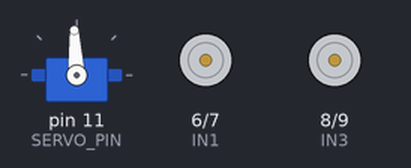
The sketch below on a simulated Arduino Uno, built with avr-gcc and run on an emulated ATmega328P. On the bench: servo, motor-driver pin pairs drawn as motors (green arrow = first pin HIGH = forward, orange = second pin HIGH = backward, longer = more drive, scaled by the enable pin). What the sketch prints to the serial monitor is not drawn.

Above: at 0.1 s.
At 1.4 s:
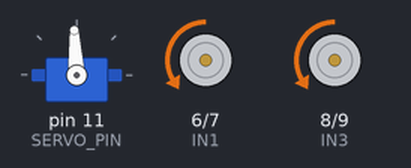
At 2.1 s:
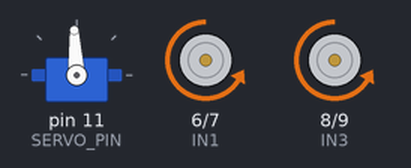
Timing chart, 0 to 3.6 s (numbered marks = the images above):
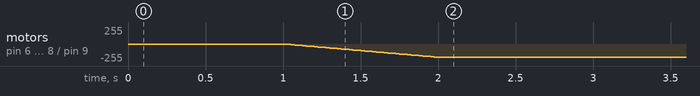

The sketch:

Ex_3_Smooth_obstacle_avoidance.ino
```cpp
// Arduino Smart Car - Closed-Loop Control Demo
// This code makes the robot move more smoothly.
// If it sees an obstacle in front, it slows down, looks left and right using a servo,
// compares the distances, and turns toward the clearer (more open) side to continue driving.


#include <ServoTimer2.h>

// Pin definitions
#define ENA 5
#define IN1 6
#define IN2 7
#define IN3 8
#define IN4 9
#define ENB 10

#define TRIG_PIN 12
#define ECHO_PIN 13
#define SERVO_PIN 11

//Servo declaration
ServoTimer2 servo;

// Constants
#define TURN_RATIO 0.25
#define OBSTACLE_THRESHOLD 30  // Stop distance (cm)
#define SLOW_DOWN_DISTANCE 50  // Slow down threshold (cm)

// Speed declarations
int driveSpeed = 200;
int turnSpeed = 55;
int currentSpeed = 0;


void setup() {
  Serial.begin(9600);

  pinMode(ENA, OUTPUT);
  pinMode(ENB, OUTPUT);
  pinMode(IN1, OUTPUT);
  pinMode(IN2, OUTPUT);
  pinMode(IN3, OUTPUT);
  pinMode(IN4, OUTPUT);
  pinMode(TRIG_PIN, OUTPUT);
  pinMode(ECHO_PIN, INPUT);

  analogWrite(ENA, currentSpeed);
  analogWrite(ENB, currentSpeed);

  servo.attach(SERVO_PIN);
  servo.write(1500);

  Serial.println("Ready...");
  delay(1000);

  // Start moving forward from 0 to driveSpeed
  gradualSpeedChange(currentSpeed, driveSpeed, goForward);
  currentSpeed = driveSpeed;

  delay(100);
}


void loop() {

  // Exercise:
  // 1. Get front distance using ultrasonic sensor reading


  // 2. Check if an obstacle is close:

  // 2a. If distance is below SLOW_DOWN_DISTANCE but above OBSTACLE_THRESHOLD, Slow down.


  // 2b. If obstacle is very close (distance below OBSTACLE_THRESHOLD), Avoid obstacle


  // 2c. Else (no obstacle close), gradually move at driveSpeed


  delay(50);

}


/*
Try out this code to see if it works for the exercise:
// Just copy and paste it in the main loop before the delay function.

  int frontDistance = getDistance();

  if (frontDistance < SLOW_DOWN_DISTANCE && frontDistance > OBSTACLE_THRESHOLD) {
    // int newSpeed = max(0, currentSpeed - 10);
    // gradualSpeedChange(currentSpeed, newSpeed, goForward);
    // currentSpeed = newSpeed;
    // delay(100);
    currentSpeed = slowDown(currentSpeed);
  }

  else if (frontDistance < OBSTACLE_THRESHOLD) {
    obstacleAvoidance();
    currentSpeed = driveSpeed;
  }

  else {
    gradualSpeedChange(currentSpeed, driveSpeed, goForward);
    currentSpeed = driveSpeed;
  }

*/


// Get Distance
int getDistance() {
  digitalWrite(TRIG_PIN, LOW);
  delayMicroseconds(2);
  digitalWrite(TRIG_PIN, HIGH);
  delayMicroseconds(10);
  digitalWrite(TRIG_PIN, LOW);
  int distance = pulseIn(ECHO_PIN, HIGH) * 0.034 / 2;
  return distance;
}


// Look Right
int lookRight() {
  servo.write(544);  //Turn 90 degrees to the right
  delay(500);
  int distance = getDistance();
  servo.write(1500);
  delay(100);
  return distance;
}

// Look Left
int lookLeft() {
  servo.write(2400); //Turn 90 degrees to the left
  delay(500);
  int distance = getDistance();
  servo.write(1500);
  delay(100);
  return distance;
}


void stopCar() {
  analogWrite(ENA, 0);
  analogWrite(ENB, 0);
  currentSpeed = 0;
}


void goForward(int speed) {
  analogWrite(ENA, speed);
  analogWrite(ENB, speed);
  digitalWrite(IN1, LOW);
  digitalWrite(IN2, HIGH);
  digitalWrite(IN3, LOW);
  digitalWrite(IN4, HIGH);
}

void goBackward(int speed) {
  analogWrite(ENA, speed);
  analogWrite(ENB, speed);
  digitalWrite(IN1, HIGH);
  digitalWrite(IN2, LOW);
  digitalWrite(IN3, HIGH);
  digitalWrite(IN4, LOW);
}

void turnLeft(int speed) {
  int innerSpeed = speed * TURN_RATIO;
  analogWrite(ENA, speed);
  analogWrite(ENB, innerSpeed);
  digitalWrite(IN1, LOW);
  digitalWrite(IN2, HIGH);
  digitalWrite(IN3, LOW);
  digitalWrite(IN4, HIGH);
}

void turnRight(int speed) {
  int innerSpeed = speed * TURN_RATIO;
  analogWrite(ENA, innerSpeed);
  analogWrite(ENB, speed);
  digitalWrite(IN1, LOW);
  digitalWrite(IN2, HIGH);
  digitalWrite(IN3, LOW);
  digitalWrite(IN4, HIGH);
}


void gradualSpeedChange(int startSpeed, int targetSpeed, void (*speedFunc)(int)) {
  int s = startSpeed;
  int step = (targetSpeed > startSpeed) ? 5 : -5;

  while ((step > 0 && s < targetSpeed) || (step < 0 && s > targetSpeed)) {
    speedFunc(abs(s));
    s += step;
    delay(25);
  }
  speedFunc(abs(targetSpeed));  // Ensure we land on exact target
}


int slowDown(int currentSpeed) {
  int newSpeed = max(0, currentSpeed - 10);
  gradualSpeedChange(currentSpeed, newSpeed, goForward);
  delay(100);
  return newSpeed;
}


void obstacleAvoidance() {
  int distanceLeft = lookLeft();
  delay(200);
  int distanceRight = lookRight();
  delay(200);

  Serial.print("Left Distance: ");
  Serial.println(distanceLeft);
  Serial.print("Right Distance: ");
  Serial.println(distanceRight);

  if (distanceRight > distanceLeft) {
    Serial.println("Turning Right...");
    gradualSpeedChange(currentSpeed, turnSpeed, turnRight);
    currentSpeed = turnSpeed;
  } else {
    Serial.println("Turning Left...");
    gradualSpeedChange(currentSpeed, turnSpeed, turnLeft);
    currentSpeed = turnSpeed;
  }

  // Resume forward motion gradually
  gradualSpeedChange(currentSpeed, driveSpeed, goForward);
  currentSpeed = driveSpeed;
}
```
